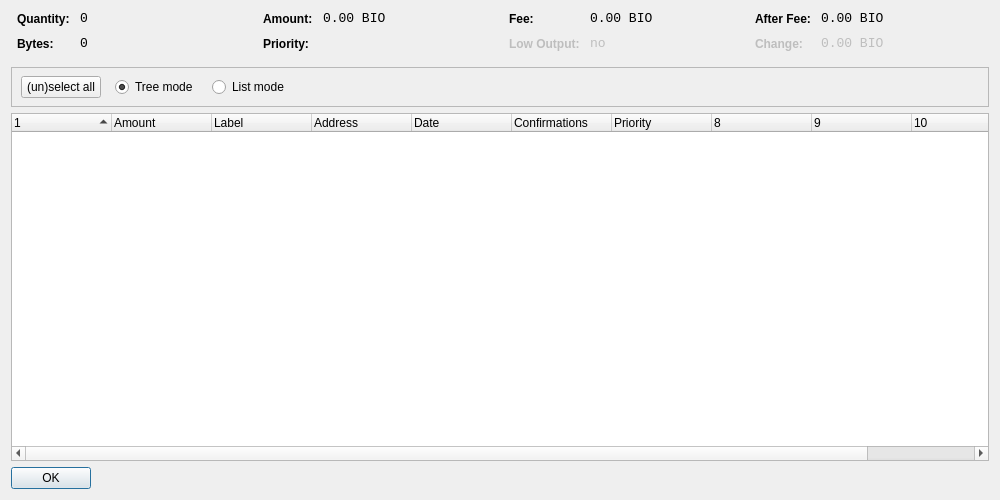
<?xml version="1.0" encoding="UTF-8"?>
<ui version="4.0">
 <class>CoinControlDialog</class>
 <widget class="QDialog" name="CoinControlDialog">
  <property name="geometry">
   <rect>
    <x>0</x>
    <y>0</y>
    <width>1000</width>
    <height>500</height>
   </rect>
  </property>
  <property name="windowTitle">
   <string>Coin Control</string>
  </property>
  <layout class="QVBoxLayout" name="verticalLayout">
   <item>
    <layout class="QHBoxLayout" name="horizontalLayoutTop" stretch="0,0,0,0">
     <property name="topMargin">
      <number>0</number>
     </property>
     <property name="bottomMargin">
      <number>10</number>
     </property>
     <item>
      <layout class="QFormLayout" name="formLayoutCoinControl1">
       <property name="horizontalSpacing">
        <number>10</number>
       </property>
       <property name="verticalSpacing">
        <number>10</number>
       </property>
       <property name="leftMargin">
        <number>6</number>
       </property>
       <property name="rightMargin">
        <number>6</number>
       </property>
       <item row="0" column="0">
        <widget class="QLabel" name="labelCoinControlQuantityText">
         <property name="styleSheet">
          <string notr="true">font-weight:bold;</string>
         </property>
         <property name="text">
          <string>Quantity:</string>
         </property>
        </widget>
       </item>
       <item row="0" column="1">
        <widget class="QLabel" name="labelCoinControlQuantity">
         <property name="font">
          <font>
           <family>Monospace</family>
           <pointsize>10</pointsize>
          </font>
         </property>
         <property name="cursor">
          <cursorShape>IBeamCursor</cursorShape>
         </property>
         <property name="contextMenuPolicy">
          <enum>Qt::ActionsContextMenu</enum>
         </property>
         <property name="text">
          <string notr="true">0</string>
         </property>
         <property name="textInteractionFlags">
          <set>Qt::LinksAccessibleByMouse|Qt::TextSelectableByKeyboard|Qt::TextSelectableByMouse</set>
         </property>
        </widget>
       </item>
       <item row="1" column="0">
        <widget class="QLabel" name="labelCoinControlBytesText">
         <property name="styleSheet">
          <string notr="true">font-weight:bold;</string>
         </property>
         <property name="text">
          <string>Bytes:</string>
         </property>
        </widget>
       </item>
       <item row="1" column="1">
        <widget class="QLabel" name="labelCoinControlBytes">
         <property name="font">
          <font>
           <family>Monospace</family>
           <pointsize>10</pointsize>
          </font>
         </property>
         <property name="cursor">
          <cursorShape>IBeamCursor</cursorShape>
         </property>
         <property name="contextMenuPolicy">
          <enum>Qt::ActionsContextMenu</enum>
         </property>
         <property name="text">
          <string notr="true">0</string>
         </property>
         <property name="textInteractionFlags">
          <set>Qt::LinksAccessibleByMouse|Qt::TextSelectableByKeyboard|Qt::TextSelectableByMouse</set>
         </property>
        </widget>
       </item>
      </layout>
     </item>
     <item>
      <layout class="QFormLayout" name="formLayoutCoinControl2">
       <property name="horizontalSpacing">
        <number>10</number>
       </property>
       <property name="verticalSpacing">
        <number>10</number>
       </property>
       <property name="leftMargin">
        <number>6</number>
       </property>
       <property name="rightMargin">
        <number>6</number>
       </property>
       <item row="0" column="0">
        <widget class="QLabel" name="labelCoinControlAmountText">
         <property name="styleSheet">
          <string notr="true">font-weight:bold;</string>
         </property>
         <property name="text">
          <string>Amount:</string>
         </property>
        </widget>
       </item>
       <item row="0" column="1">
        <widget class="QLabel" name="labelCoinControlAmount">
         <property name="font">
          <font>
           <family>Monospace</family>
           <pointsize>10</pointsize>
          </font>
         </property>
         <property name="cursor">
          <cursorShape>IBeamCursor</cursorShape>
         </property>
         <property name="contextMenuPolicy">
          <enum>Qt::ActionsContextMenu</enum>
         </property>
         <property name="text">
          <string notr="true">0.00 BIO</string>
         </property>
         <property name="textInteractionFlags">
          <set>Qt::LinksAccessibleByMouse|Qt::TextSelectableByKeyboard|Qt::TextSelectableByMouse</set>
         </property>
        </widget>
       </item>
       <item row="1" column="0">
        <widget class="QLabel" name="labelCoinControlPriorityText">
         <property name="styleSheet">
          <string notr="true">font-weight:bold;</string>
         </property>
         <property name="text">
          <string>Priority:</string>
         </property>
        </widget>
       </item>
       <item row="1" column="1">
        <widget class="QLabel" name="labelCoinControlPriority">
         <property name="font">
          <font>
           <family>Monospace</family>
           <pointsize>10</pointsize>
          </font>
         </property>
         <property name="cursor">
          <cursorShape>IBeamCursor</cursorShape>
         </property>
         <property name="contextMenuPolicy">
          <enum>Qt::ActionsContextMenu</enum>
         </property>
         <property name="text">
          <string/>
         </property>
         <property name="textInteractionFlags">
          <set>Qt::LinksAccessibleByMouse|Qt::TextSelectableByKeyboard|Qt::TextSelectableByMouse</set>
         </property>
        </widget>
       </item>
      </layout>
     </item>
     <item>
      <layout class="QFormLayout" name="formLayoutCoinControl3">
       <property name="horizontalSpacing">
        <number>10</number>
       </property>
       <property name="verticalSpacing">
        <number>10</number>
       </property>
       <property name="leftMargin">
        <number>6</number>
       </property>
       <property name="rightMargin">
        <number>6</number>
       </property>
       <item row="0" column="0">
        <widget class="QLabel" name="labelCoinControlFeeText">
         <property name="styleSheet">
          <string notr="true">font-weight:bold;</string>
         </property>
         <property name="text">
          <string>Fee:</string>
         </property>
        </widget>
       </item>
       <item row="0" column="1">
        <widget class="QLabel" name="labelCoinControlFee">
         <property name="font">
          <font>
           <family>Monospace</family>
           <pointsize>10</pointsize>
          </font>
         </property>
         <property name="cursor">
          <cursorShape>IBeamCursor</cursorShape>
         </property>
         <property name="contextMenuPolicy">
          <enum>Qt::ActionsContextMenu</enum>
         </property>
         <property name="text">
          <string notr="true">0.00 BIO</string>
         </property>
         <property name="textInteractionFlags">
          <set>Qt::LinksAccessibleByMouse|Qt::TextSelectableByKeyboard|Qt::TextSelectableByMouse</set>
         </property>
        </widget>
       </item>
       <item row="1" column="0">
        <widget class="QLabel" name="labelCoinControlLowOutputText">
         <property name="enabled">
          <bool>false</bool>
         </property>
         <property name="styleSheet">
          <string notr="true">font-weight:bold;</string>
         </property>
         <property name="text">
          <string>Low Output:</string>
         </property>
        </widget>
       </item>
       <item row="1" column="1">
        <widget class="QLabel" name="labelCoinControlLowOutput">
         <property name="enabled">
          <bool>false</bool>
         </property>
         <property name="font">
          <font>
           <family>Monospace</family>
           <pointsize>10</pointsize>
          </font>
         </property>
         <property name="cursor">
          <cursorShape>IBeamCursor</cursorShape>
         </property>
         <property name="contextMenuPolicy">
          <enum>Qt::ActionsContextMenu</enum>
         </property>
         <property name="text">
          <string notr="true">no</string>
         </property>
         <property name="textInteractionFlags">
          <set>Qt::LinksAccessibleByMouse|Qt::TextSelectableByKeyboard|Qt::TextSelectableByMouse</set>
         </property>
        </widget>
       </item>
      </layout>
     </item>
     <item>
      <layout class="QFormLayout" name="formLayoutCoinControl4">
       <property name="horizontalSpacing">
        <number>10</number>
       </property>
       <property name="verticalSpacing">
        <number>10</number>
       </property>
       <property name="leftMargin">
        <number>6</number>
       </property>
       <property name="rightMargin">
        <number>6</number>
       </property>
       <item row="0" column="0">
        <widget class="QLabel" name="labelCoinControlAfterFeeText">
         <property name="styleSheet">
          <string notr="true">font-weight:bold;</string>
         </property>
         <property name="text">
          <string>After Fee:</string>
         </property>
        </widget>
       </item>
       <item row="0" column="1">
        <widget class="QLabel" name="labelCoinControlAfterFee">
         <property name="font">
          <font>
           <family>Monospace</family>
           <pointsize>10</pointsize>
          </font>
         </property>
         <property name="cursor">
          <cursorShape>IBeamCursor</cursorShape>
         </property>
         <property name="contextMenuPolicy">
          <enum>Qt::ActionsContextMenu</enum>
         </property>
         <property name="text">
          <string notr="true">0.00 BIO</string>
         </property>
         <property name="textInteractionFlags">
          <set>Qt::LinksAccessibleByMouse|Qt::TextSelectableByKeyboard|Qt::TextSelectableByMouse</set>
         </property>
        </widget>
       </item>
       <item row="1" column="0">
        <widget class="QLabel" name="labelCoinControlChangeText">
         <property name="enabled">
          <bool>false</bool>
         </property>
         <property name="styleSheet">
          <string notr="true">font-weight:bold;</string>
         </property>
         <property name="text">
          <string>Change:</string>
         </property>
        </widget>
       </item>
       <item row="1" column="1">
        <widget class="QLabel" name="labelCoinControlChange">
         <property name="enabled">
          <bool>false</bool>
         </property>
         <property name="font">
          <font>
           <family>Monospace</family>
           <pointsize>10</pointsize>
          </font>
         </property>
         <property name="cursor">
          <cursorShape>IBeamCursor</cursorShape>
         </property>
         <property name="contextMenuPolicy">
          <enum>Qt::ActionsContextMenu</enum>
         </property>
         <property name="text">
          <string notr="true">0.00 BIO</string>
         </property>
         <property name="textInteractionFlags">
          <set>Qt::LinksAccessibleByMouse|Qt::TextSelectableByKeyboard|Qt::TextSelectableByMouse</set>
         </property>
        </widget>
       </item>
      </layout>
     </item>
    </layout>
   </item>
   <item>
    <widget class="QFrame" name="frame">
     <property name="minimumSize">
      <size>
       <width>0</width>
       <height>40</height>
      </size>
     </property>
     <property name="frameShape">
      <enum>QFrame::StyledPanel</enum>
     </property>
     <property name="frameShadow">
      <enum>QFrame::Sunken</enum>
     </property>
     <widget class="QWidget" name="horizontalLayoutWidget">
      <property name="geometry">
       <rect>
        <x>10</x>
        <y>0</y>
        <width>781</width>
        <height>41</height>
       </rect>
      </property>
      <layout class="QHBoxLayout" name="horizontalLayoutPanel" stretch="0,0,0,0,0">
       <property name="spacing">
        <number>14</number>
       </property>
       <item>
        <widget class="QPushButton" name="pushButtonSelectAll">
         <property name="sizePolicy">
          <sizepolicy hsizetype="Maximum" vsizetype="Fixed">
           <horstretch>0</horstretch>
           <verstretch>0</verstretch>
          </sizepolicy>
         </property>
         <property name="text">
          <string>(un)select all</string>
         </property>
        </widget>
       </item>
       <item>
        <widget class="QRadioButton" name="radioTreeMode">
         <property name="sizePolicy">
          <sizepolicy hsizetype="Maximum" vsizetype="Fixed">
           <horstretch>0</horstretch>
           <verstretch>0</verstretch>
          </sizepolicy>
         </property>
         <property name="text">
          <string>Tree mode</string>
         </property>
         <property name="checked">
          <bool>true</bool>
         </property>
        </widget>
       </item>
       <item>
        <widget class="QRadioButton" name="radioListMode">
         <property name="sizePolicy">
          <sizepolicy hsizetype="Maximum" vsizetype="Fixed">
           <horstretch>0</horstretch>
           <verstretch>0</verstretch>
          </sizepolicy>
         </property>
         <property name="text">
          <string>List mode</string>
         </property>
        </widget>
       </item>
       <item>
        <spacer name="horizontalSpacer">
         <property name="orientation">
          <enum>Qt::Horizontal</enum>
         </property>
         <property name="sizeHint" stdset="0">
          <size>
           <width>40</width>
           <height>20</height>
          </size>
         </property>
        </spacer>
       </item>
      </layout>
     </widget>
    </widget>
   </item>
   <item>
    <widget class="CoinControlTreeWidget" name="treeWidget">
     <property name="contextMenuPolicy">
      <enum>Qt::CustomContextMenu</enum>
     </property>
     <property name="sortingEnabled">
      <bool>false</bool>
     </property>
     <property name="columnCount">
      <number>11</number>
     </property>
     <attribute name="headerShowSortIndicator" stdset="0">
      <bool>true</bool>
     </attribute>
     <attribute name="headerStretchLastSection">
      <bool>false</bool>
     </attribute>
     <column>
      <property name="text">
       <string/>
      </property>
     </column>
     <column>
      <property name="text">
       <string>Amount</string>
      </property>
     </column>
     <column>
      <property name="text">
       <string>Label</string>
      </property>
     </column>
     <column>
      <property name="text">
       <string>Address</string>
      </property>
     </column>
     <column>
      <property name="text">
       <string>Date</string>
      </property>
     </column>
     <column>
      <property name="text">
       <string>Confirmations</string>
      </property>
      <property name="toolTip">
       <string>Confirmed</string>
      </property>
     </column>
     <column>
      <property name="text">
       <string>Priority</string>
      </property>
     </column>
     <column>
      <property name="text">
       <string/>
      </property>
     </column>
     <column>
      <property name="text">
       <string/>
      </property>
     </column>
     <column>
      <property name="text">
       <string/>
      </property>
     </column>
     <column>
      <property name="text">
       <string/>
      </property>
     </column>
    </widget>
   </item>
   <item>
    <widget class="QDialogButtonBox" name="buttonBox">
     <property name="sizePolicy">
      <sizepolicy hsizetype="Maximum" vsizetype="Fixed">
       <horstretch>0</horstretch>
       <verstretch>0</verstretch>
      </sizepolicy>
     </property>
     <property name="orientation">
      <enum>Qt::Horizontal</enum>
     </property>
     <property name="standardButtons">
      <set>QDialogButtonBox::Ok</set>
     </property>
    </widget>
   </item>
  </layout>
 </widget>
 <customwidgets>
  <customwidget>
   <class>CoinControlTreeWidget</class>
   <extends>QTreeWidget</extends>
   <header>coincontroltreewidget.h</header>
  </customwidget>
 </customwidgets>
 <resources/>
 <connections/>
</ui>
